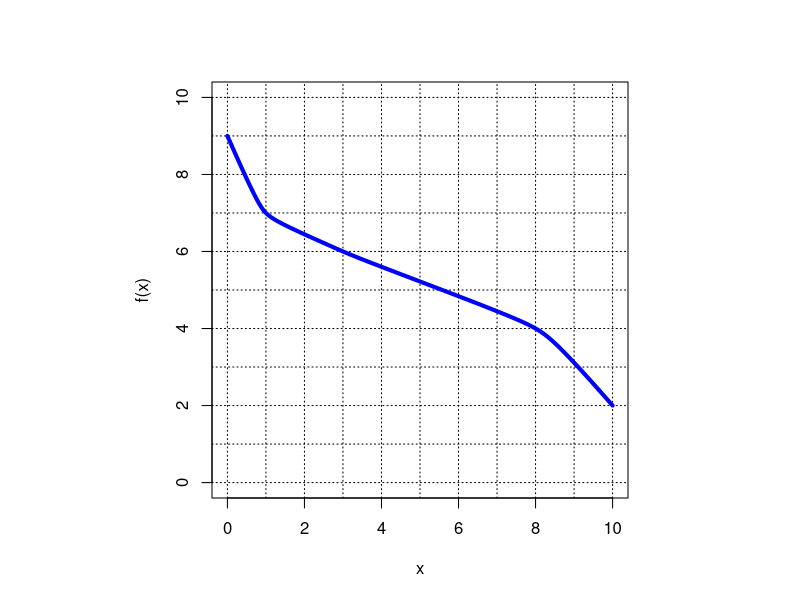
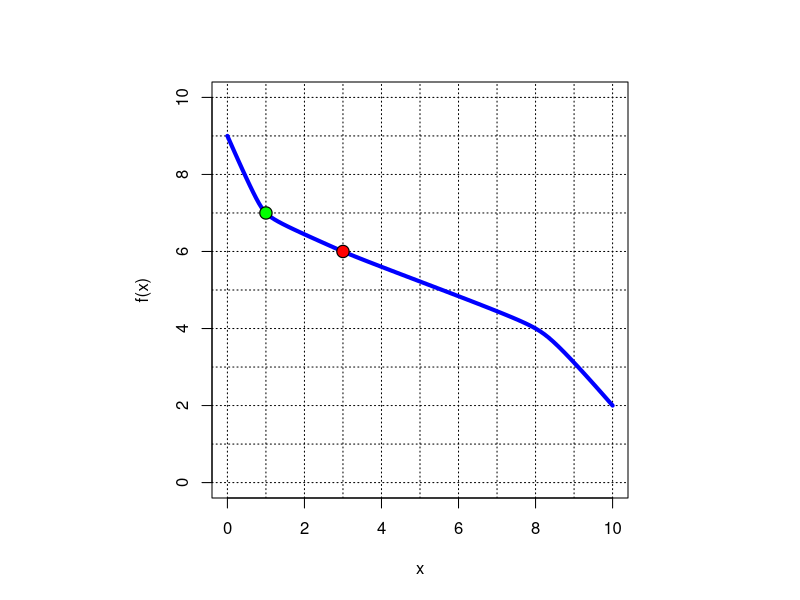

Reproduce these figures in R, in order.
## ---- chunk 1
rands = sample(1:9,8)
xbase = rands[1:3]
x = sort(c(0,rands[1:3],10))
y = sort(rands[4:8],decreasing = sample(c(T,F),1))

xs = sample(xbase,2)
x1 = xs[1]
x2 = xs[2]
y1 = y[x==x1]
y2 = y[x==x2]

ach = 1:9

sol1 = paste0(1*(y1==ach),collapse="")
sol2 = paste0(1*(x2==ach),collapse="")

al = paste0("* ",ach,collapse="\n")

## ---- chunk 2
par(pty="s")
plot(x,y,type="n",xlim=c(0,10),ylim=c(0,10),xlab="x",ylab="f(x)",asp=1,pch=20,cex=2)
for(i in 0:10){
  abline(h=i,lty=3)
  abline(v=i,lty=3)
}
xspline(x,y,shape=c(0,rep(-0.3,length(x)-2),0),border="blue",lwd=4)
## ---- chunk 3
par(pty="s")
plot(x,y,type="n",xlim=c(0,10),ylim=c(0,10),xlab="x",ylab="f(x)",asp=1,pch=20,cex=2)
for(i in 0:10){
  abline(h=i,lty=3)
  abline(v=i,lty=3)
}
dify=0
xspline(x,y,shape=c(0,rep(-0.3,length(x)-2),0),border="blue",lwd=4)
points(x1,y1,pch=20,cex=2.5,col="black")
points(x1,y1,pch=20,cex=2,col="red")
points(x2,y2,pch=20,cex=2.5,col="black")
points(x2,y2,pch=20,cex=2,col="green")
